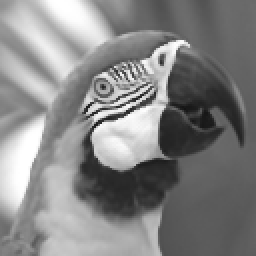
#> input picture data/Parrots_128.bmp, 128 x 128 px (shown 2 times larger)
$ python spatial_filtering_bilateral.py
#> lines starting #> are read from the running program, lines starting #| are printed output that depends on the picture
import cv2

img = cv2.imread("data/Parrots_128.bmp", 0)
#> img is the input picture: shape (128, 128); min 19, max 255, mean 132.9

dst1 = cv2.GaussianBlur(img, (3,3), 3)
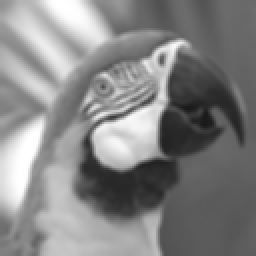
#> dst1: shape (128, 128) (shown 2 times larger); min 25, max 255, mean 132.9
# バイラテラルフィルタ
dst2 = cv2.bilateralFilter(img, 3, sigmaColor=50, sigmaSpace=20)
cv2.imshow("gaussian filter", dst1)
cv2.imshow("bilateral filter", dst2)
cv2.waitKey(-1)

cv2.imwrite("output/gaussian.bmp", dst1)
cv2.imwrite("output/bilateral.bmp", dst2)

$ run again, with data/Aerial.bmp copied over data/Parrots_128.bmp
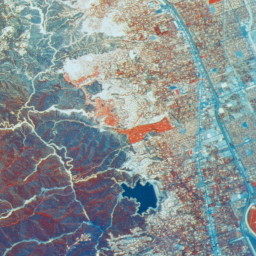
#> input picture data/Aerial.bmp, 256 x 256 px
#> `img = cv2.imread("data/Parrots_128.bmp", 0)`:
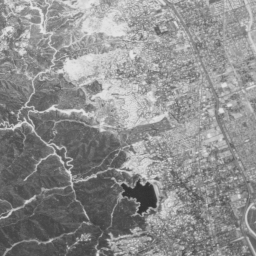
#> img: shape (256, 256); min 48, max 230, mean 141.5
#> `dst1 = cv2.GaussianBlur(img, (3,3), 3)`:
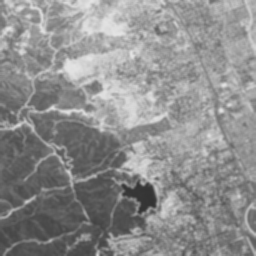
#> dst1: shape (256, 256); min 50, max 228, mean 141.5

$ run again, with data/Airplane.bmp copied over data/Parrots_128.bmp
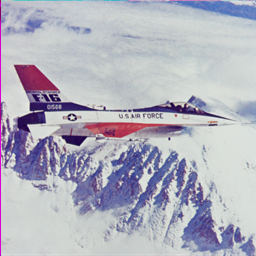
#> input picture data/Airplane.bmp, 256 x 256 px
#> `img = cv2.imread("data/Parrots_128.bmp", 0)`:
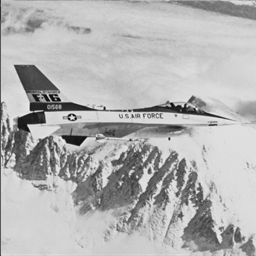
#> img: shape (256, 256); min 11, max 239, mean 178.7
#> `dst1 = cv2.GaussianBlur(img, (3,3), 3)`:
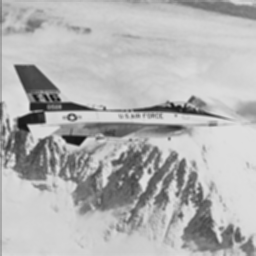
#> dst1: shape (256, 256); min 20, max 229, mean 178.8

$ run again, with data/Cameraman.bmp copied over data/Parrots_128.bmp
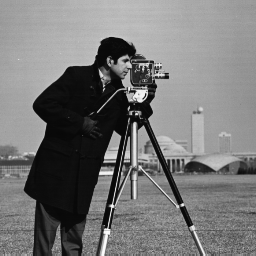
#> input picture data/Cameraman.bmp, 256 x 256 px
#> img is the input picture: shape (256, 256); min 7, max 253, mean 118.7
#> `dst1 = cv2.GaussianBlur(img, (3,3), 3)`:
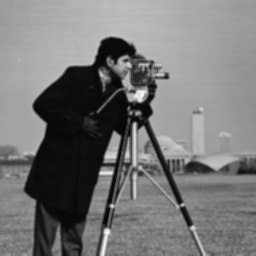
#> dst1: shape (256, 256); min 8, max 250, mean 118.7
